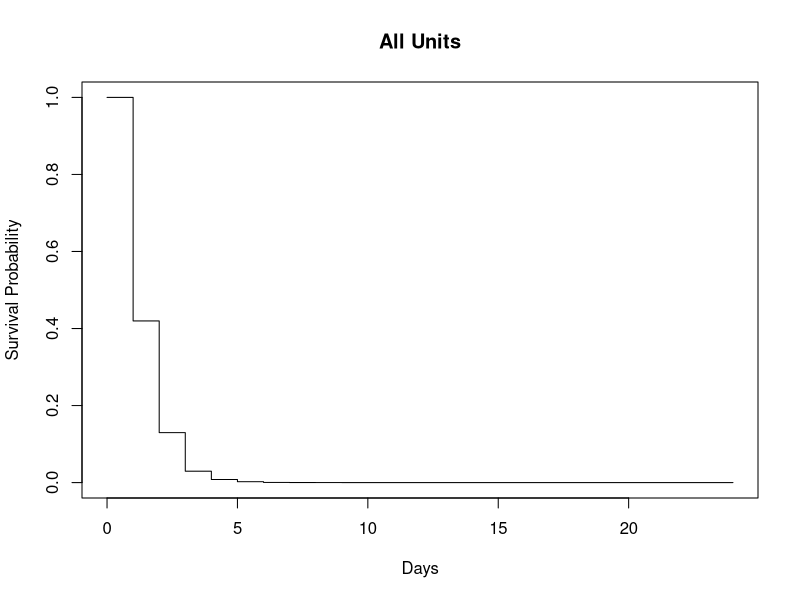
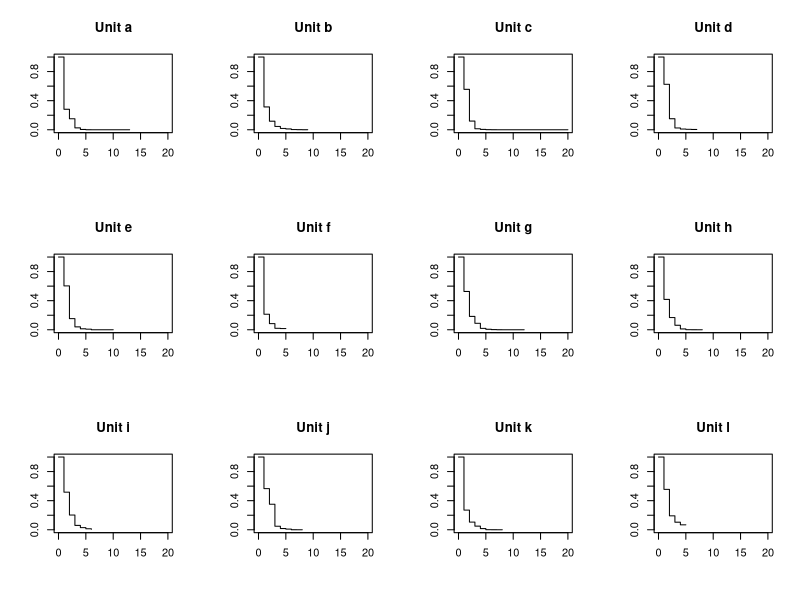

Here is the R script that generated these plots, in order:
# Analyze MRSA data
library(survival)
Tbl = read.csv(file = 'by_month.csv');


get_censored <- function(Xs, Y_k) {
  # Censoring
  #----------------------------------------------------------------------------------------------
  # Censoring TEST
  # Y_k = c(1,0,1,0,0,1,0,0,0,0);
  # Y_k = c(0,0,1,0,0,1,0,0,0,1);

  #----------------------------------------------------------------------------------------------
  censored = c();
  for (i in 1:length(Y_k)) {
    if (Y_k[i] == 0) {
      if (Y_k[min(i+1,length(Y_k))]==0) {
        censored = c(censored, 1)
      } else {
        censored = c(censored, 0)
      }
    }
  }
  
  
  T_start = c();
  T_end   = c();
  t       = 0;
  
  for (j in 1:length(censored)) {
    T_start = c(T_start, t)
    T_end   = c(T_end  , t+1);
    if (censored[j] == 1) {
      t = t + 1
    } else {
      t = 0
    }
  }
  Xs = X_k[Y_k == 0,]
  
  CT = data.frame(T_start, T_end, censored, Xs)
  
  return (CT)
}

# 
# process_data <- function(X_k, Y_k) {
#   censored = c();
#   T_start = c();
#   T_end   = c();
#   t       = 0;
#   if (Y_k[1] == 0) {
#     T_start = c(T_start, 1)
#   }
#   
#   for (i in 2:length(Y_k)) {
#     if (Y_k[i] == 0) {
#       if (Y_k[i-1] > 0) {
#         T_start = c(T_start, i)
#         T_end = c(T_end, i - 1)
#         censored = c(censored, 1)
#       }
#     }
#   }
#   if (length(T_end) == length(T_start)) {
#     T_end = T_end[-1]
#   } else {
#     if (Y_k[length(Y_k)] == 0) {
#       censored = c(censored, 0)
#     } else {
#       censored = c(censored, 1)
#     }
#   }
#   T_end = c(T_end, length(Y_k) + 1)
#   
#   T_diff = T_end - T_start
#   Xs = c()
#   for (j in 1:length(T_start)) {
#     Xs_temp = X_k[T_start[j]:min(T_end[j],length(Y_k)),]
#     if (is.matrix(Xs_temp)) {
#       Xs = rbind(Xs, colMeans(Xs_temp))
#     } else {
#       Xs = rbind(Xs, Xs_temp)
#     }
#   }
#   
#   output = data.frame(T_start, T_end, T_diff, censored, Xs)
#   rownames(output) <- c()
#   
#   return(output)
# }

# Initialize and use unit numbers
unit_name = unique(Tbl$UnitName);
X_Tbl = cbind(Tbl$LengthOfStay,Tbl$AvgCleaning,Tbl$HHCom);
X_all = c(); T_all = c(); unit_all = c(); Y_all = c(); C_all = c();
n_units = length(unit_name);

# Run for each unit
res.cox_each <- vector(mode = "list", length = length(unit_name))
dp <- vector(mode = "list", length = length(unit_name))
dp_all = data.frame()
betas = c()
for (k in 1:length(unit_name)) {
  index = (Tbl$UnitName == unit_name[k]);
  Y_k = Tbl$HoCount[index];
  X_k = X_Tbl[index,];
  dp[[k]] = get_censored(X_k, Y_k);
  dp_all = rbind(dp_all, dp[[k]]);
  cat(sprintf("\n***** UNIT %s *****\n",unit_name[k]))
  res.cox_each[[k]] <- coxph(Surv(T_start, T_end, censored) ~ X1 + X2 + X3, data =dp[[k]])
  betas = rbind(betas, res.cox_each[[k]]$coefficients) 
}
res.cox_all <- coxph(Surv(T_start, T_end, censored) ~ X1 + X2 + X3, data = dp_all)
par(mfrow=c(1,1))
plot(survfit(res.cox_all), ylim=c(0, 1), xlab="Days",
     ylab="Survival Probability", main = "All Units",
     conf.int = FALSE)

par(mfrow=c(3,4))    # set the plotting area into a 3*4 array
for (k in 1:length(unit_name)) {
  plot(survfit(res.cox_each[[k]]), ylim=c(0, 1), xlim = c(0,20),
       main = sprintf("Unit %s",unit_name[k]), conf.int = FALSE)
}

